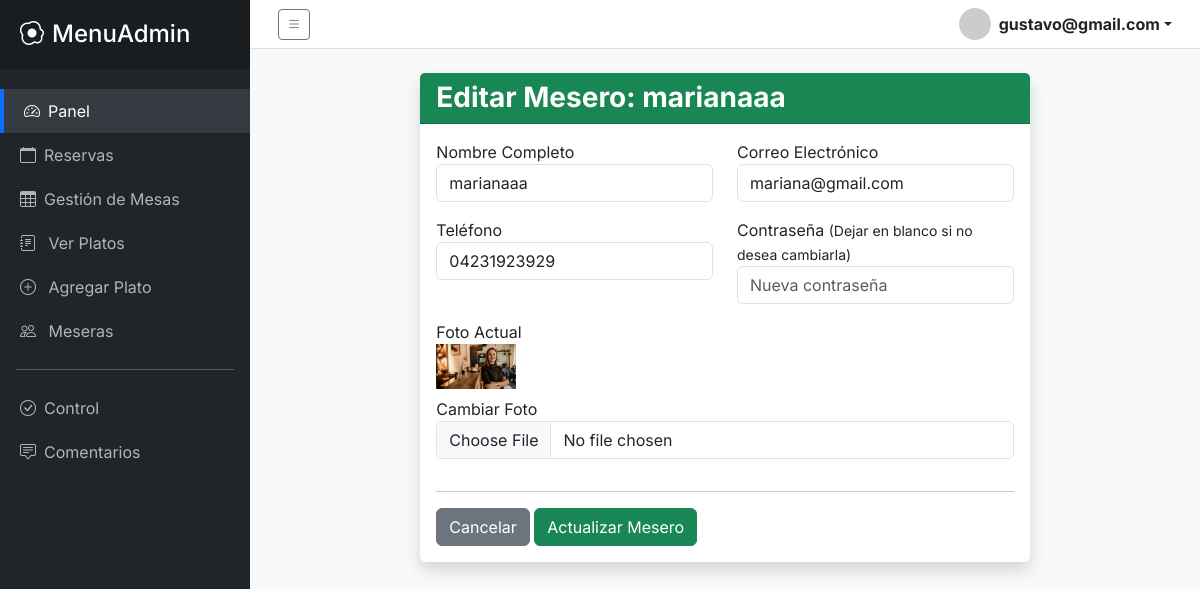
Screenshot of /client/admin/views/meseras/update.php?id=2 (signed in) with the database file from the repository.
### tables this page shows
CREATE TABLE `usuarios` (
  `id_usuario` int(11) NOT NULL,
  `id_rol_fk` int(11) DEFAULT NULL,
  `nombre` varchar(100) NOT NULL,
  `email` varchar(100) NOT NULL,
  `password` varchar(255) NOT NULL,
  `imagen` varchar(255) DEFAULT NULL,
  `telefono` varchar(255) DEFAULT NULL,
  `fecha_creacion` timestamp NOT NULL DEFAULT current_timestamp(),
  `fecha_actualizacion` timestamp NOT NULL DEFAULT current_timestamp() ON UPDATE current_timestamp()
);

### client/admin/views/meseras/update.php (the view, shortened to what this page needs)
<?php
include '../../layouts/parte1.php';
$id_usuario = $_GET['id'];
$sql = "SELECT * FROM usuarios WHERE id_usuario = :id_usuario AND id_rol_fk = '2'";
$query = $pdo->prepare($sql);
$query->bindParam(':id_usuario', $id_usuario);
$query->execute();
$usuario = $query->fetch(PDO::FETCH_ASSOC);
?>
<div class="container-fluid py-4">
    <div class="row">
        <div class="col-md-8 mx-auto">
            <div class="card shadow">
                <div class="card-header bg-success text-white">
                    <h3 class="card-title mb-0"><b>Editar Mesero: <?php echo $usuario['nombre']; ?></b></h3>
                </div>
                <div class="card-body">
                    <form action="../../../../app/controllers/controllers_admin/meseros/update.php" method="POST" enctype="multipart/form-data">
                        <div class="row">
                            <div class="col-md-6 mb-3">
                                <label>Nombre Completo</label>
                                <input type="text" name="nombre" class="form-control" value="<?php echo $usuario['nombre']; ?>" required>
                            </div>
                            <div class="col-md-6 mb-3">
                                <label>Correo Electrónico</label>
                                <input type="email" name="email" class="form-control" value="<?php echo $usuario['email']; ?>" required>
                            </div>
                        </div>
                        <div class="row">
                            <div class="col-md-6 mb-3">
                                <label>Teléfono</label>
                                <input type="text" name="telefono" class="form-control" value="<?php echo $usuario['telefono']; ?>" pattern="\d{11}" maxlength="11" title="Solo números y 11 dígitos" required>
                            </div>
                            <div class="col-md-6 mb-3">
                                <label>Contraseña <small>(Dejar en blanco si no desea cambiarla)</small></label>
                                <input type="password" name="password" class="form-control" placeholder="Nueva contraseña">
                            </div>
                        </div>
                        <div class="row">
                            <div class="col-md-12 mb-3">
                                <label>Foto Actual</label><br>
                                <img src="../../../../public/assets/img/meseros/<?php echo $usuario['imagen']; ?>" width="80px" class="mb-2"><br>
                                <label>Cambiar Foto</label>
                                <input type="file" name="imagen" class="form-control" accept="image/*">
                            </div>
                        </div>
                        <hr>
                        <a href="index.php" class="btn btn-secondary">Cancelar</a>
                        <button type="submit" class="btn btn-success">Actualizar Mesero</button>
                    </form>
                </div>
            </div>
        </div>
    </div>
</div>
<?php include '../../layouts/parte2.php'; ?>

### client/admin/layouts/parte1.php (style rules this page uses)
body { font-family: 'Inter', sans-serif; background-color: #f8f9fa; overflow-x: hidden; }
.card { border: none; box-shadow: 0 0.125rem 0.25rem rgba(0, 0, 0, 0.075); }

### rows the page displays
usuarios: nombre "marianaaa", email "mariana@gmail.com", telefono "04231923929", imagen (picture)

### other values shown
$usuario_sesion "gustavo@gmail.com"
